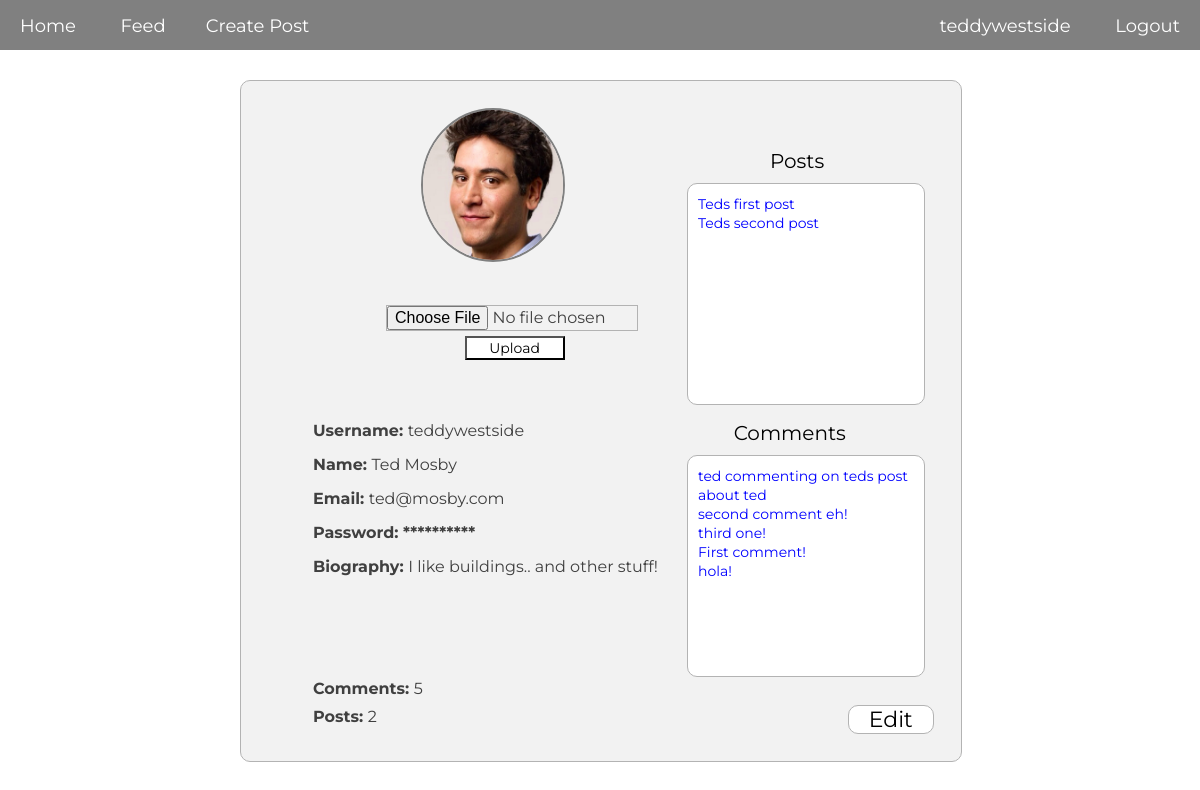
The app's page /pages/profile.php?id=1 (signed in) with its own data.
### tables this page shows
CREATE TABLE "users" (
        `id`    INTEGER NOT NULL PRIMARY KEY AUTOINCREMENT UNIQUE,
        `name`  VARCHAR NOT NULL,
        `username`      VARCHAR NOT NULL UNIQUE,
        `email` VARCHAR NOT NULL,
        `password`      VARCHAR NOT NULL,
        `biography`     VARCHAR NOT NULL,
        `img`           VARCHAR,
        `joined`     VARCHAR
);

CREATE TABLE "posts" (
        `id`       INTEGER NOT NULL,
        `post_id`       INTEGER NOT NULL PRIMARY KEY AUTOINCREMENT UNIQUE,
        `title` VARCHAR NOT NULL,
        `description`   VARCHAR NOT NULL,
        `url`   VARCHAR NOT NULL,
        `posted`      VARCHAR,
        `up_vote` INTEGER,
        `down_vote` INTEGER,
        `edited`     VARCHAR
);

CREATE TABLE "comments" (
         `id`       INTEGER NOT NULL,
         `comment_id`       INTEGER NOT NULL PRIMARY KEY AUTOINCREMENT UNIQUE,
         `post_id`         INTEGER NOT NULL,
         `comment`       VARCHAR NOT NULL,
         `posted`       VARCHAR
);

### logic/profile.php (called while the page is built, shortened)
<?php
   $user_id = $_GET['id'];
   $query = "SELECT * FROM posts WHERE id = :user_id";
   $statement = $pdo->prepare($query);
   $statement->bindParam(':user_id', $user_id, PDO::PARAM_STR);
   $statement->execute();
   $count_posts = $statement->fetchAll(PDO::FETCH_ASSOC);
   $user_id = $_GET['id'];
   $query = "SELECT * FROM comments WHERE id = :user_id";
   $statement = $pdo->prepare($query);
   $statement->bindParam(':user_id', $user_id, PDO::PARAM_STR);
   $statement->execute();
   $count_comments = $statement->fetchAll(PDO::FETCH_ASSOC);
   $user_id = $_GET['id'];
   $query = "SELECT * FROM users WHERE id = :user_id";
   $statement = $pdo->prepare($query);
   $statement->bindParam(':user_id', $user_id, PDO::PARAM_STR);
   $statement->execute();
   $test = $statement->fetchAll(PDO::FETCH_ASSOC);
      $user_id = $_SESSION['user']['id'];
      $query = "SELECT * FROM posts WHERE id = :user_id";
      $statement = $pdo->prepare($query);
      $statement->bindParam(':user_id', $user_id, PDO::PARAM_INT);
      $statement->execute();
      $posts = $statement->fetchAll(PDO::FETCH_ASSOC);
      $user_id = $_SESSION['user']['id'];
      $query = "SELECT * FROM comments WHERE id = :user_id";
      $statement = $pdo->prepare($query);
      $statement->bindParam(':user_id', $user_id, PDO::PARAM_INT);
      $statement->execute();
      $comments = $statement->fetchAll(PDO::FETCH_ASSOC);

### pages/profile.php (the view, shortened to what this page needs)
<?php
require __DIR__.'../../views/header.php';
require __DIR__.'../../logic/profile.php';
$id = $_SESSION;
   ?>
   <div class="profile-wrapper">
      <?php foreach($id as $user): ?>
         <div class="profile-username"><b>Username: </b><?php echo $hej['username']; ?></div>
         <div class="profile-name"><b>Name: </b><?php echo $hej['name']; ?></div>
         <div class="profile-email"><b>Email: </b><?php echo $hej['email']; ?></div>
         <div class="profile-bio"><b>Biography: </b><?php echo $hej['biography']; ?></div>
         <div class="profile-posts"><b>Posts: </b><?php echo count($count_posts); ?></div>
         <div class="profile-comments"><b>Comments: </b><?php echo count($count_comments); ?></div>
      <?php endforeach; ?>
   </div>
   <?php if($_SESSION['user']['username'] == $hej['username']): ?>
      <div class="profile-wrapper-online">
         <?php echo '<img src="../uploads/'. $hej['img']. '" class="profile-avatar-online">'; ?>
         <?php foreach($id as $user): ?>
            <div class="profile-username-online"><b>Username: </b><?php echo $hej['username']; ?></div>
            <div class="profile-name-online"><b>Name: </b><?php echo $hej['name']; ?></div>
            <div class="profile-email-online"><b>Email: </b><?php echo $hej['email']; ?></div>
            <div class="profile-password-online"><b>Password: **********</b></div>
            <div class="profile-bio-online"><b>Biography: </b><?php echo $hej['biography']; ?></div>
            <div class="profile-posts-online"><b>Posts: </b><?php echo count($count_posts); ?></div>
            <div class="profile-comments-online"><b>Comments: </b><?php echo count($count_comments); ?></div>
         <?php endforeach; ?>
         <form action="../pages/profile.php" name="avatar" method="post" enctype="multipart/form-data">
            <input type="file" name="avatar" required>
            <br>
            <button type="submit" class="upload-avatar">Upload</button>
         </form>
         <a href="editProfile.php?id=<?php echo $hej['username'] ?>" class="edit">Edit</a></p>
         <div class="my-posts-header">Posts</div>
         <div class="my-posts">
            <?php foreach($posts as $post): ?>
               <a href="comment.php?id=<?php echo $post['id'] ?>" class="my-posts-url"><?php echo $post['title']; ?></a>
               <br>
            <?php endforeach; ?>
         </div>
         <div class="my-comments-header">Comments</div>
         <div class="my-comments">
            <?php foreach($comments as $comment): ?>
               <a href="editComment.php?id=<?php echo $comment['comment_id'] ?>" class="my-posts-url"><?php echo $comment['comment']; ?></a>
               <br>
            <?php endforeach; ?>
         </div>
      <?php endif; ?>
   </div>
   <?php require __DIR__.'../../views/footer.php'; ?>

### css/main.css (style rules this page uses)
* { margin: 0px; font-family: Montserrat; }
body { color: #404040; background-size: cover; background-attachment: fixed; }
a { text-decoration: none; outline: none; margin: 20px; color: white; }
input[type=file] { border: 1px solid #b3b3b3; margin-left: 37px; width: 400px; }
.profile-wrapper { position: absolute; top: 15%; left: 35%; height: 60%; width: 30%; border: 1px solid #b3b3b3; background-color: #f2f2f2; border-radius: 10px; }
.profile-wrapper-online { position: absolute; top: 10%; left: 20%; width: 60%; height: 85%; border: 1px solid #b3b3b3; background-color: #f2f2f2; border-radius: 10px; }
.profile-avatar-online { position: absolute; top: 4%; left: 25%; background-size: cover; background-size: 100%; width: 140px; height: 150px; border-radius: 50%; border: 2px solid grey; }
.my-posts-header { position: absolute; top: 10%; right: 19%; font-size: 20px; color: black; }
.my-posts { position: absolute; right: 5%; top: 15%; border: 1px solid #b3b3b3; width: 30%; height: 200px; padding: 10px; background-color: white; overflow: auto; border-radius: 10px; }
.my-posts-url { font-size: 14px; color: blue; margin-left: 0px; }
.my-comments-header { position: absolute; top: 50%; right: 16%; font-size: 20px; color: black; }
.my-comments { position: absolute; right: 5%; top: 55%; border: 1px solid #b3b3b3; width: 30%; height: 200px; padding: 10px; background-color: white; overflow: auto; border-radius: 10px; }
.profile-username { position: absolute; left: 10%; top: 45%; }
.profile-username-online { position: absolute; left: 10%; top: 50%; }
.profile-name { position: absolute; left: 10%; top: 40%; }
.profile-name-online { position: absolute; left: 10%; top: 55%; }
.profile-bio { position: absolute; left: 10%; top: 60%; }
.profile-bio-online { position: absolute; left: 10%; top: 70%; max-width: 50%; }
.profile-email { position: absolute; left: 10%; top: 50%; }
.profile-email-online { position: absolute; left: 10%; top: 60%; }
.profile-password-online { position: absolute; left: 10%; top: 65%; }
.profile-posts { position: absolute; top: 75%; left: 10%; }
.profile-posts-online { position: absolute; top: 92%; left: 10%; }
.profile-comments { position: absolute; top: 80%; left: 10%; }
.profile-comments-online { position: absolute; top: 88%; left: 10%; }
.edit { position: absolute; background-color: white; border: 1px solid #b3b3b3; border-radius: 10px; padding-left: 20px; padding-right: 20px; font-size: 22px; bottom: 1%; right: 1%; cursor: pointer; outline: none; color: black; text-decoration: none; }
form[name=avatar] { position: absolute; top: 33%; left: 15%; }
input[name=avatar] { width: 250px; font-size: 16px; }
.upload-avatar { position: absolute; bottom: -110%; left: 40%; width: 100px; font-size: 14px; background-color: white; }

### records on screen
users: img (picture), username "teddywestside", name "Ted Mosby", email "ted@mosby.com", biography "I like buildings.. and other stuff!"
posts: title "Teds first post"
posts: title "Teds second post"
comments: comment "ted commenting on teds post about ted"
comments: comment "second comment eh!"
comments: comment "third one!"
comments: comment "First comment!"
comments: comment "hola!"

### other values on screen
$user['username'] "teddywestside"
